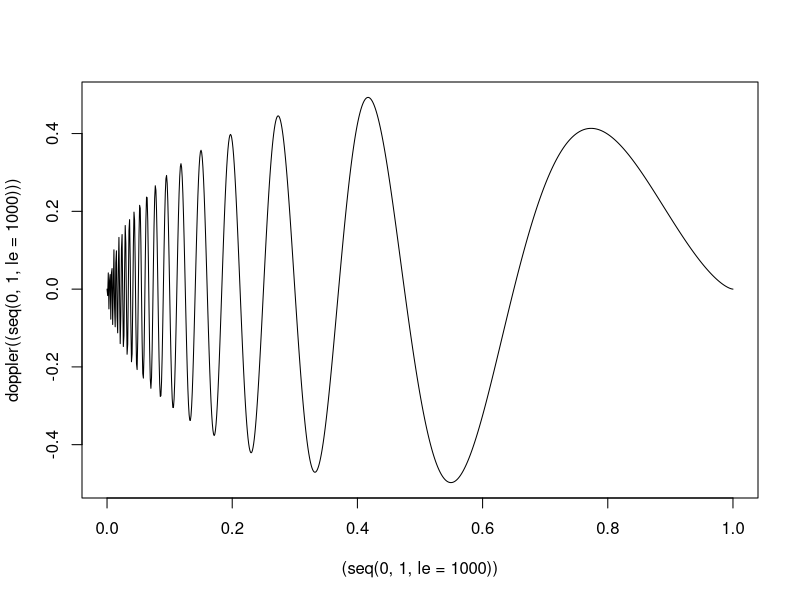
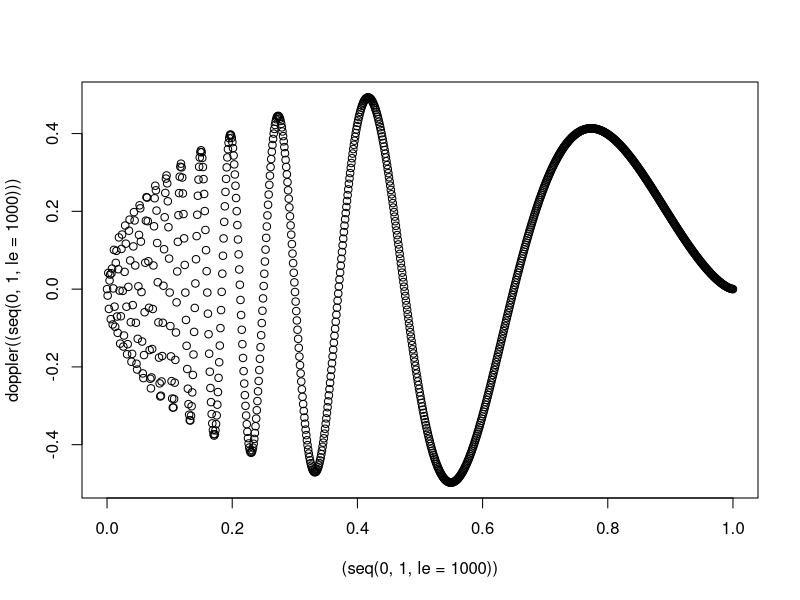
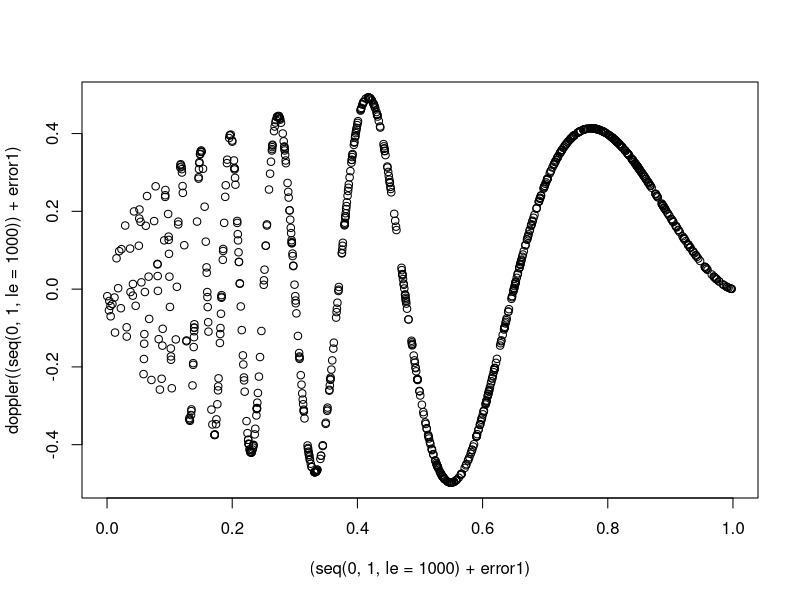
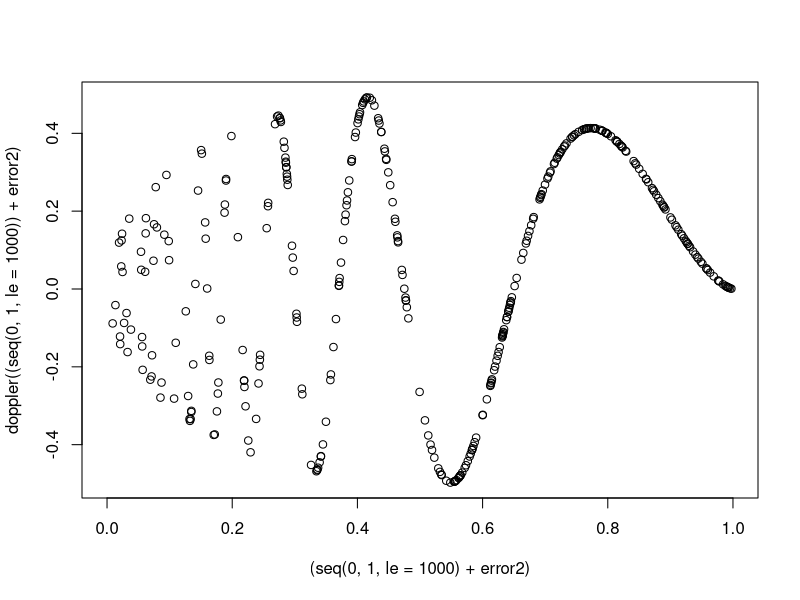
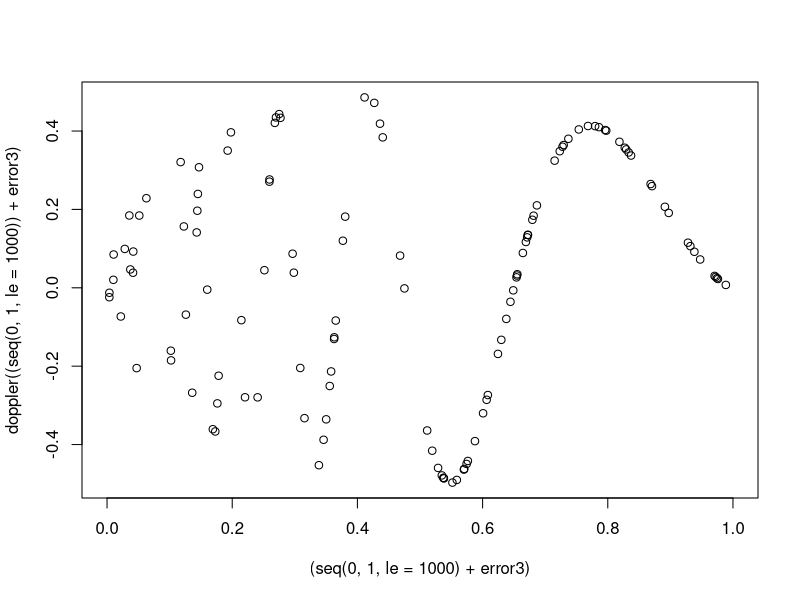

Here is the R script that generated these plots, in order:
## ---- chunk 1
knitr::opts_chunk$set(echo = TRUE)
## ---- chunk 2
doppler = function(x){
  return (sqrt(x*(1-x))* sin((2.1 * pi)/(x+.05)))
}

plot((seq(0, 1, le=1000)), doppler((seq(0, 1, le=1000))), type = "l")
plot((seq(0, 1, le=1000)), doppler((seq(0, 1, le=1000))), xlim = c(0, 1))

n = 1000
error1 = rnorm(n, mean = 0, sd = 1) *0.1
error2 = rnorm(n, mean = 0, sd = 1) *1
error3 = rnorm(n, mean = 0, sd = 1) *3

plot((seq(0, 1, le=1000) + error1), doppler((seq(0, 1, le=1000)) + error1), xlim = c(0, 1))
plot((seq(0, 1, le=1000) + error2), doppler((seq(0, 1, le=1000)) + error2), xlim = c(0, 1))
plot((seq(0, 1, le=1000) + error3), doppler((seq(0, 1, le=1000)) + error3), xlim = c(0, 1))

